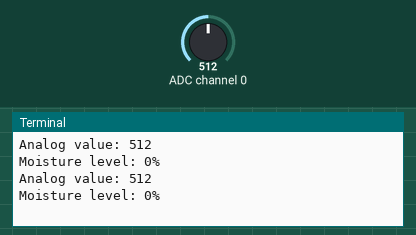
A program run on a simulated Raspberry Pi (BCM pin numbers). On the bench: the last lines printed to the terminal. The inputs (shaded band) are chosen by the test bench; at power-on: ADC channel 0 = 512 (analog values on the 0–1023 scale).

Above: at 1.2 s.
1.3 s: ADC channel 0 set to 490
At 2.6 s:
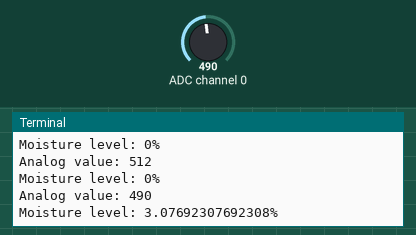
2.8 s: ADC channel 0 set to 510
At 3.3 s:
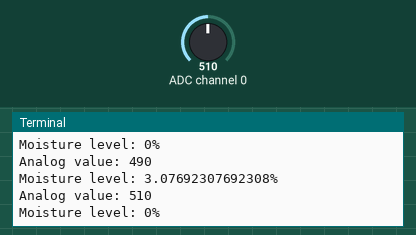
Timing chart, 0 to 5.8 s (numbered marks = the images above; inputs shaded):
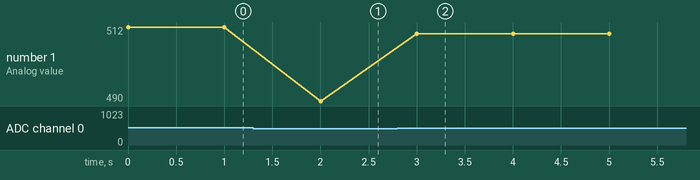

Measured:
- after the input at 1.3 s, the terminal: prints a new line after 0.70 s (image 1)
- after the input at 2.8 s, the terminal: prints a new line after 0.20 s (image 2)
- plotted number 1: 512 → 490 after the input at 1.3 s, 490 → 510 after the input at 2.8 s

The program:

moisture_sensor.py
```python
import Adafruit_GPIO.SPI as SPI
import Adafruit_MCP3008
import time

# Function to set up MCP3008
def setup_MCP(clk_pin, miso_pin, mosi_pin, cs_pin):
    return Adafruit_MCP3008.MCP3008(clk=clk_pin, cs=cs_pin, miso=miso_pin, mosi=mosi_pin)

# Function to map analog value to moisture level
def map_to_moisture(analog_value, analog_min=175, analog_max=1023):

    moisture_min = 0 # ALWAYS This is the case
    moisture_max = 100 # ALWAYS This is the case

    # Reverse the mapping: 0% moisture when submerged in water, 100% moisture when dry
    moisture = moisture_max - ((analog_value - analog_min) / (analog_max - analog_min) * (moisture_max - moisture_min) + moisture_min)
    #print(moisture)
    moisture = max(moisture_min, moisture)  # Ensure we don't get negative values
    #print(moisture)
    moisture = min(moisture_max, moisture)
    #print(moisture)

    return moisture
def read_analog_value(mcp):
    # Read the analog input from the MCP3008
    return mcp.read_adc(0)

def get_moisture(mcp):
    analog_val = read_analog_value(mcp)
    moisture = map_to_moisture(analog_val)
    return moisture


def main():
    # MCP3008 setup
    CLK = 18
    MISO = 23
    MOSI = 24
    CS = 25
    mcp = setup_MCP(CLK, MISO, MOSI, CS)

    # Main loop
    while True:
        # Read the analog input from the MCP3008
        analog_value = read_analog_value(mcp)

        # Map the analog value to moisture level
        moisture = map_to_moisture(analog_value, analog_max=500)

        print(f'Analog value: {analog_value}')
        print(f'Moisture level: {moisture}%')

        # Adjust the sleep time based on your requirements
        time.sleep(1)  # Sleep for 1 second before the next reading

if __name__ == "__main__":
    main()
```
